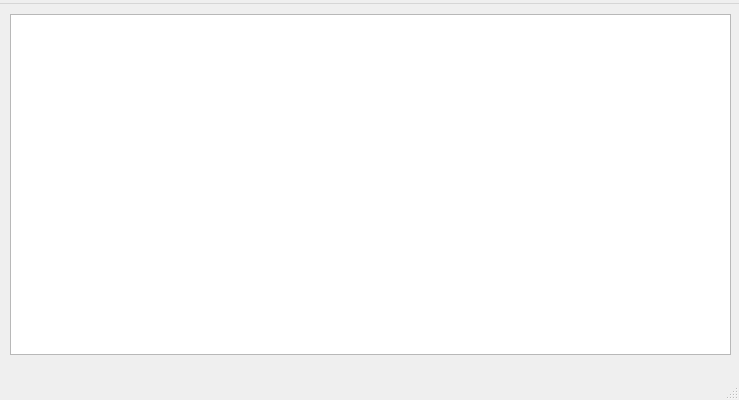
<?xml version="1.0" encoding="UTF-8"?>
<ui version="4.0">
 <class>MainWindow</class>
 <widget class="QMainWindow" name="MainWindow">
  <property name="geometry">
   <rect>
    <x>0</x>
    <y>0</y>
    <width>739</width>
    <height>400</height>
   </rect>
  </property>
  <property name="windowTitle">
   <string>MainWindow</string>
  </property>
  <widget class="QWidget" name="centralwidget">
   <widget class="QTableWidget" name="tableWidget">
    <property name="geometry">
     <rect>
      <x>10</x>
      <y>10</y>
      <width>721</width>
      <height>341</height>
     </rect>
    </property>
   </widget>
  </widget>
  <widget class="QMenuBar" name="menubar">
   <property name="geometry">
    <rect>
     <x>0</x>
     <y>0</y>
     <width>739</width>
     <height>21</height>
    </rect>
   </property>
   <widget class="QMenu" name="menu">
    <property name="title">
     <string/>
    </property>
   </widget>
   <addaction name="menu"/>
  </widget>
  <widget class="QStatusBar" name="statusbar"/>
 </widget>
 <resources/>
 <connections/>
</ui>
